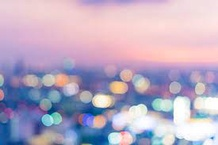
%> input picture Week 3 - Point and Local Operators/Media Resources/Blur.jfif, 218 x 145 px, shrunk from 275 x 183 before the run
$ octave MainScript.m   (GNU Octave 9; MATLAB toolbox functions it lacks are replaced by stand-ins)
%> lines starting %> are read from the running program, lines starting %| are printed output that depends on the picture
clc; clear all;
%histogram equalization
img = imread('Blur.jfif');
%> img is the input picture: size 145x218x3 uint8; mean R, G, B 185, 171.9, 194.9

%img1 = rgb2gray(img);

%the histogram of the original image
imhist(img);
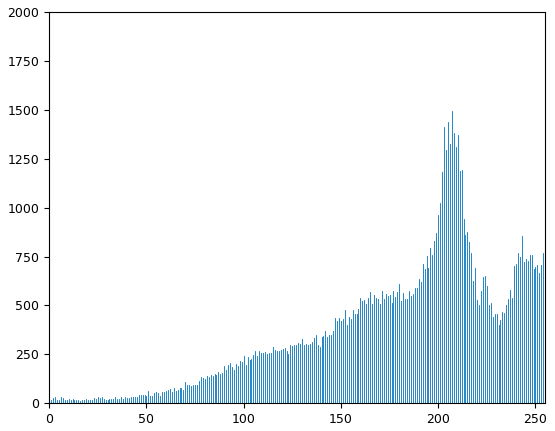
%> figure redrawn from the program's plot data; highest point at x = 207, y = 1495

%applying histogram equalization on the city.png
img2 = histeq(img);
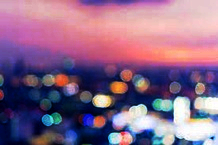
%> img2: size 145x218x3 uint8; mean R, G, B 138.9, 104.3, 136

%the histogram of the new image (equalized)

figure
subplot(2, 2, 1)
imshow(img)
title('Original Image')

subplot(2, 2, 2)
imshow(img2)
title('Histogram Equalized image')

subplot(2, 2, 3)
imhist(img)
title('Histogram of the Original Image')

subplot(2, 2, 4)
imhist(img2)
title('New Histogram')
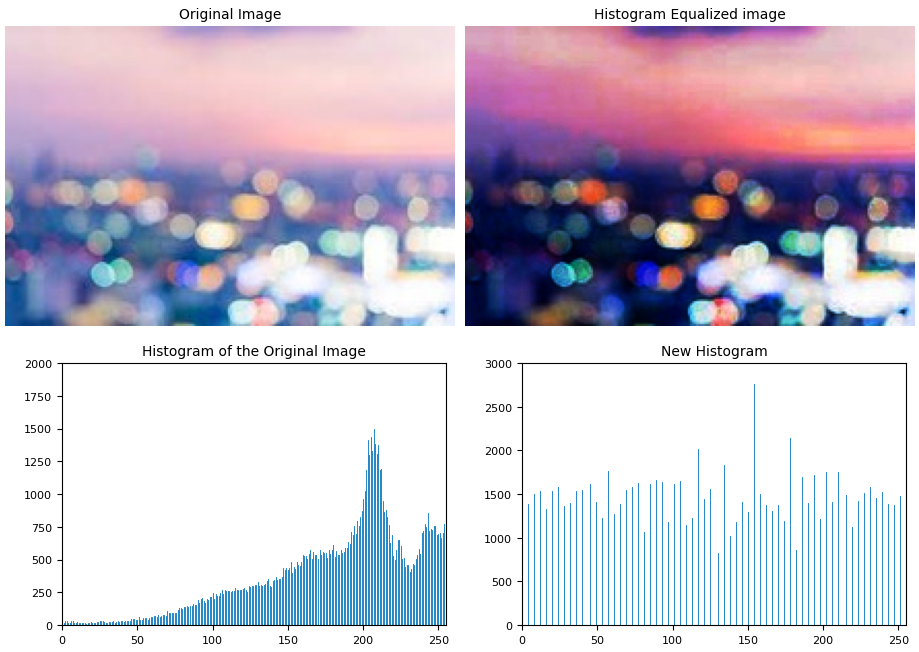
%> figure redrawn from the program's plot data, 4 panels

%% Linear Scaling

%> (the run ends here)
